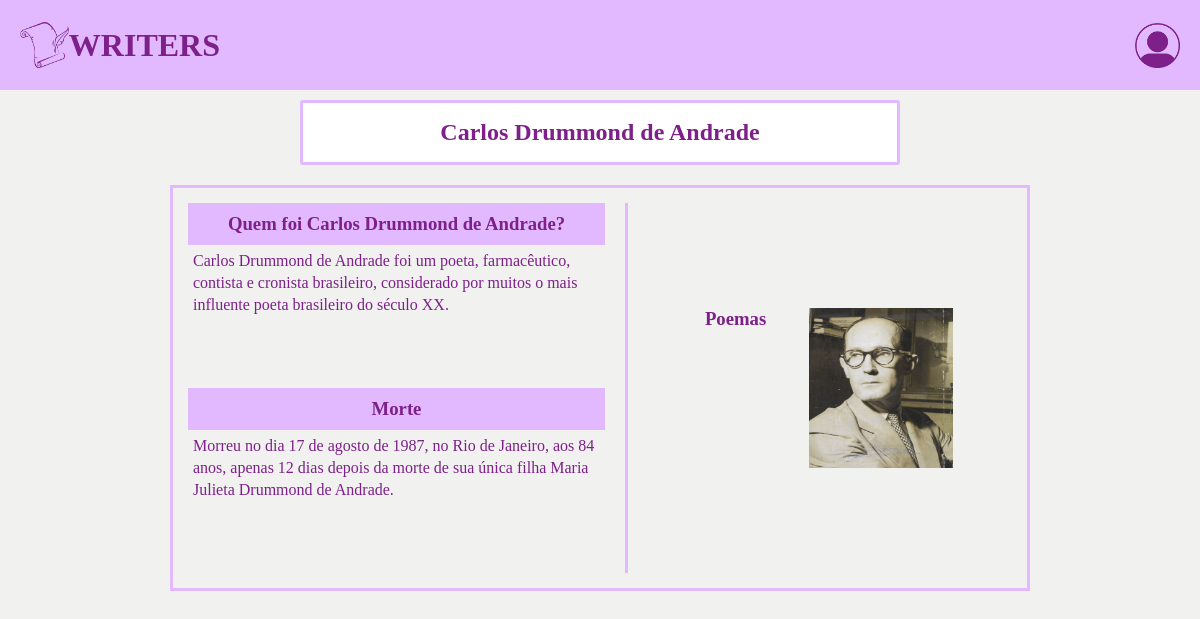
Screenshot of /author_detail/1 with the database file from the repository.
### writers/models.py (models this page shows, shortened)
class Author(models.Model):
    name = models.CharField(max_length=90)
    image = models.ImageField(upload_to='author/cover/%Y/%m/%d/', blank=True, default="")
    is_published = models.BooleanField(default=True)
    bio = models.CharField(max_length=200)
    death = models.CharField(max_length=200)
    date_birth = models.DateField(blank=False)
    date_death = models.DateField(blank=True, default=None)

### writers/views.py (the view)
# urls.py: path("author_detail/<int:id>", views.author_detail, name="author_detail"),
def author_detail(request, id):
    author = Author.objects.get(id=id)
    return render(request, 'writers/partials/author_detail.html', {'author': author,})

### writers/templates/writers/partials/author_detail.html (shortened to what this page needs)
{% load static %}
{% include 'writers/partials/head.html' %}
<body>
    <main class="main">
        {% include 'writers/partials/header.html' %}
        <div class="main-author">
            <h2>{{author.name}}</h2>
        </div>
            <div class="main-home-author">
                <div class="home-menu-authors'">
                    <div class="menu-authors">
                        <div class="info">
                            <div class="itens-info-about">
                                <h3 class="itens-author-who">Quem foi {{author.name}}?</h3>
                                <p class="itens-author-about">{{author.bio}}</p>
                            </div>
                            <div class="itens-info-death">
                                <h3 class="itens-author-who">Morte</h3>
                                <p class="itens-author-about">{{author.death}}</p>
                            </div>
                        </div>
                       <div class="poems">
                            <div class="main-poems">
                                <h3>Poemas</h3>
                            </div>
                            <div class="itens-img-authors">
                                {% if author.image %}
                                <img src="{{author.image.url}}">
                                {% endif %}                            </div>
                       </div>
                    </div>
                </div>
            </div>
    </main>
</body>
</html>

### base_static/writers/css/styles.css (style rules this page uses)
* { margin: 0; padding: 0; box-sizing: border-box; color: var(--colorSecondary); font-family: 'Times New Roman', Times, serif; }
:root { --colorPrimary: #E2B9FF; --colorSecondary: #7D2089; --colorHover: #7d20898d; --colorHoverWhite:#f0f0f0; --colorWhite: #FFF; --colorWhiteLow: #F1F1F0; }
body { background-color: var(--colorWhiteLow); }
.itens-img-authors { width: 160px; height: 160px; }
.itens-img-authors img { width: 90%; height: 100%; }
.main-home-author { margin: 10px auto; padding: 10px 120px; min-width: 240px; max-width: 1100px; }
.main-author { background-color: var(--colorWhite); display: flex; justify-content: center; align-items: center; margin: 10px auto; padding: 10px 20px; min-width: 200px; max-width: 600px; border: 3px solid var(--colorPrimary); border-radius: 3px; height: 65px; }
.menu-authors { border: 3px solid var(--colorPrimary); padding: 15px; display: flex; align-items: center !important; justify-content: space-between; font-weight: lighter; }
.info { width: 440px; height: 100%; padding-right: 20px; border-right: 3px solid var(--colorPrimary); }
.info > div { height: 155px; margin-bottom: 30px; }
.itens-author-about { padding: 5px; line-height: 22px; }
.itens-author-who { background-color: var(--colorPrimary); padding: 10px; text-align: center; }
.poems { padding-left: 10px; display: flex; justify-content: space-evenly; width: 360px; height: 100%; }

### rows the page displays
Author: name "Carlos Drummond de Andrade", bio "Carlos Drummond de Andrade foi um poeta, farmacêutico, contista e cronista brasileiro, considerado por muitos o mais influente poeta brasileiro do século XX.", death "Morreu no dia 17 de agosto de 1987, no Rio de Janeiro, aos 84 anos, apenas 12 dias depois da morte de sua única filha Maria Julieta Drummond de Andrade.", image (picture)
